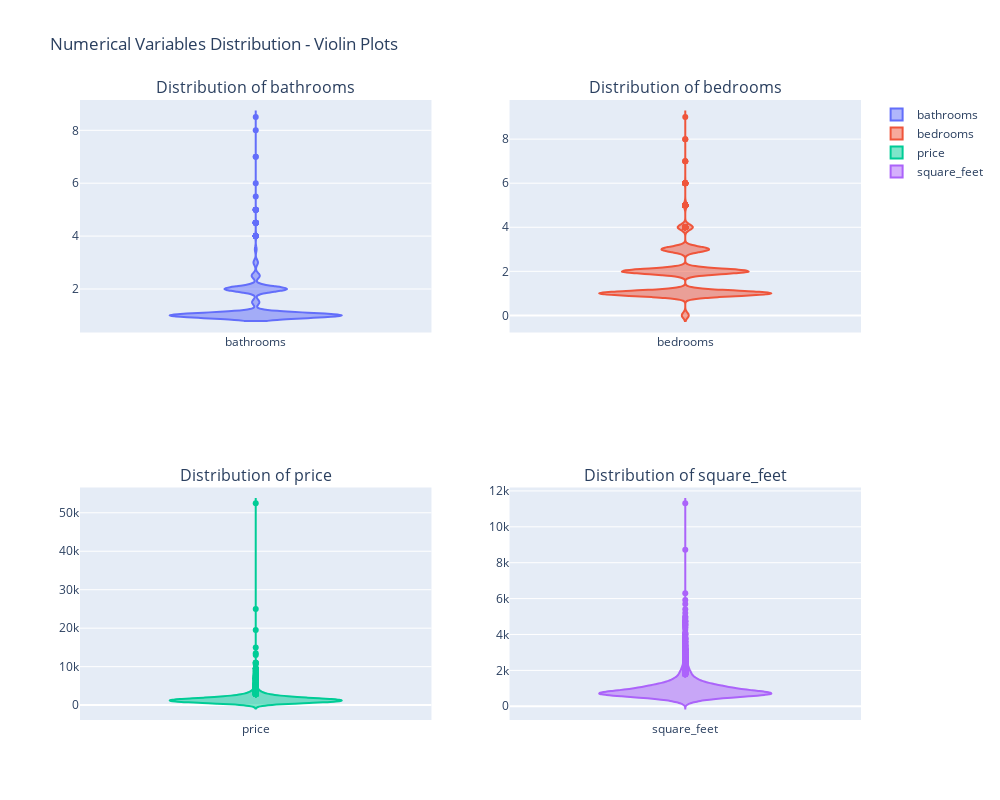

Notebook cell for this chart:
### Code cell
import plotly.express as px
import plotly.graph_objects as go
from plotly.subplots import make_subplots

fig = make_subplots(rows=2, cols=2, subplot_titles=[f'Distribution of {feature}' for feature in numer[:4]])
positions = [(1, 1), (1, 2), (2, 1), (2, 2)]

for feature, pos in zip(numer[:4], positions):
    violin_data = px.violin(df, y=feature)
    fig.add_trace(
        go.Violin(y=df[feature], name=f'{feature}'),
        row=pos[0], col=pos[1])

fig.update_layout(title_text="Numerical Variables Distribution - Violin Plots", height=800, width=1000)
fig.show()

     

import seaborn as sns
import matplotlib.pyplot as plt

# Select only numerical columns
numerical_columns = df.select_dtypes(include=['float64', 'int64'])

# Calculate the correlation matrix
corr_matrix = numerical_columns.corr()

# Create a heatmap
plt.figure(figsize=(10, 8))
sns.heatmap(corr_matrix, annot=True, cmap='coolwarm', fmt=".2f", linewidths=0.5)
plt.title('Correlation Heatmap of Numerical Features')
plt.show()

### Figure 1 — Plotly figure (JSON) as saved in the notebook; plotly's stock layout.template omitted (floating-point values rounded to 4 significant figures; data arrays with more than 128 entries replaced by an {"elided": "..."} marker saying what was removed)
{"data": [{"name": "bathrooms", "type": "violin", "xaxis": "x", "y": {"elided": "9949 float values"}, "yaxis": "y"}, {"name": "bedrooms", "type": "violin", "xaxis": "x2", "y": {"elided": "9949 int values"}, "yaxis": "y2"}, {"name": "price", "type": "violin", "xaxis": "x3", "y": {"elided": "9949 int values"}, "yaxis": "y3"}, {"name": "square_feet", "type": "violin", "xaxis": "x4", "y": {"elided": "9949 int values"}, "yaxis": "y4"}], "layout": {"annotations": [{"font": {"size": 16}, "showarrow": false, "text": "Distribution of bathrooms", "x": 0.225, "xanchor": "center", "xref": "paper", "y": 1, "yanchor": "bottom", "yref": "paper"}, {"font": {"size": 16}, "showarrow": false, "text": "Distribution of bedrooms", "x": 0.775, "xanchor": "center", "xref": "paper", "y": 1, "yanchor": "bottom", "yref": "paper"}, {"font": {"size": 16}, "showarrow": false, "text": "Distribution of price", "x": 0.225, "xanchor": "center", "xref": "paper", "y": 0.375, "yanchor": "bottom", "yref": "paper"}, {"font": {"size": 16}, "showarrow": false, "text": "Distribution of square_feet", "x": 0.775, "xanchor": "center", "xref": "paper", "y": 0.375, "yanchor": "bottom", "yref": "paper"}], "height": 800, "title": {"text": "Numerical Variables Distribution - Violin Plots"}, "width": 1000, "xaxis": {"anchor": "y", "domain": [0, 0.45]}, "xaxis2": {"anchor": "y2", "domain": [0.55, 1]}, "xaxis3": {"anchor": "y3", "domain": [0, 0.45]}, "xaxis4": {"anchor": "y4", "domain": [0.55, 1]}, "yaxis": {"anchor": "x", "domain": [0.625, 1]}, "yaxis2": {"anchor": "x2", "domain": [0.625, 1]}, "yaxis3": {"anchor": "x3", "domain": [0, 0.375]}, "yaxis4": {"anchor": "x4", "domain": [0, 0.375]}}}
